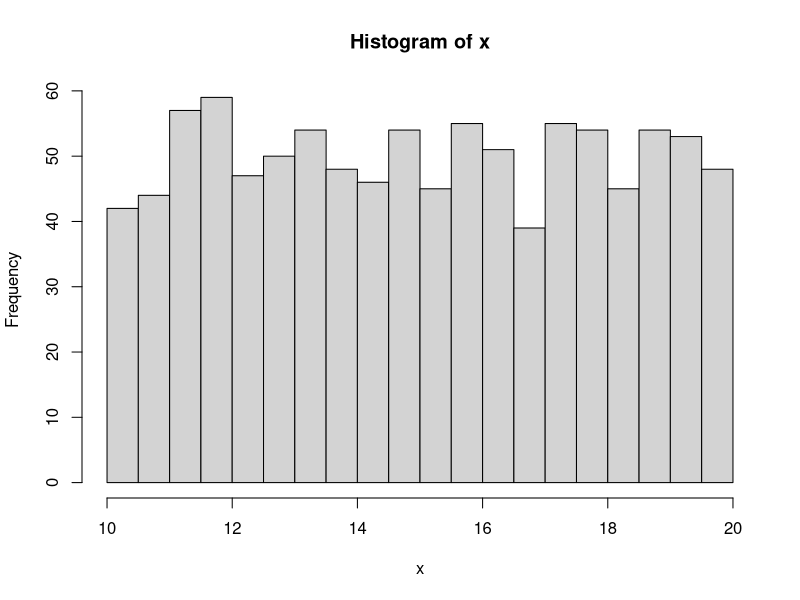
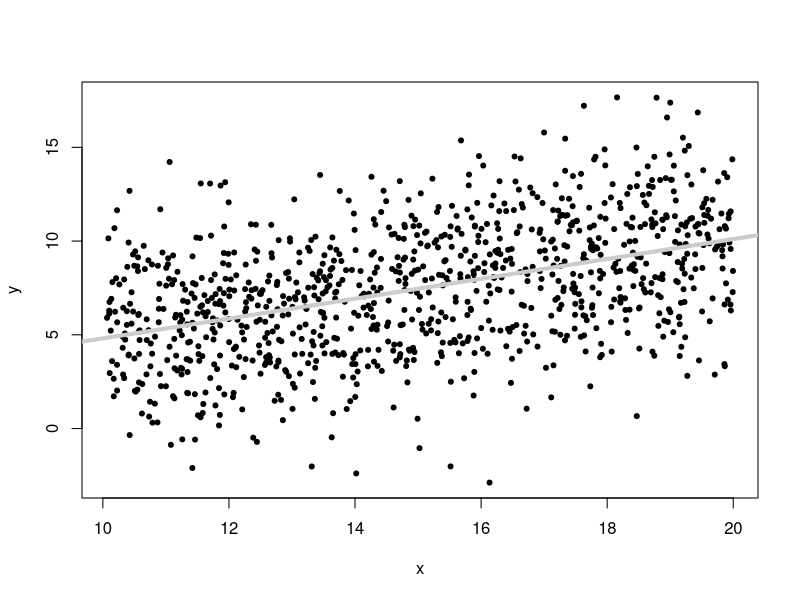

Generate these figures, in order, with R:
############################################
## ECON 346
## Spearman correlation coefficient (Medium)
#############################################

# Generate 1,000 obsrvations: Uniform distribution
set.seed(41)
x<-runif(1000,10,20)
hist(x,breaks = 20) # just to see the distribution
y<-.5*x+rnorm(1000,0,3) # x + randomness
cor(x,y) # Pearson correlation
plot(x,y,pch=20)
reg<-lm(y~x) #regression
summary(reg)
abline(reg,lwd=4,col="#CCCCCC") #customize regression line

# Now calculate Spearman correlation
cor(x,y,method="spearman")

# enter the formula!
rankx<-rank(x)
rankx # show it
ranky<-rank(y)
d<-rankx-ranky # differences in ranks
d #show it
sumd2<-sum(d^2) #sum of squares
sumd2 # a single value
num =6*sumd2
n<-length(x) # get n
denom<-n*(n^2-1)
spearman.rho<-1-num/denom #formula
spearman.rho # calculated value

cor(x,y,method="spearman") #for comparison

